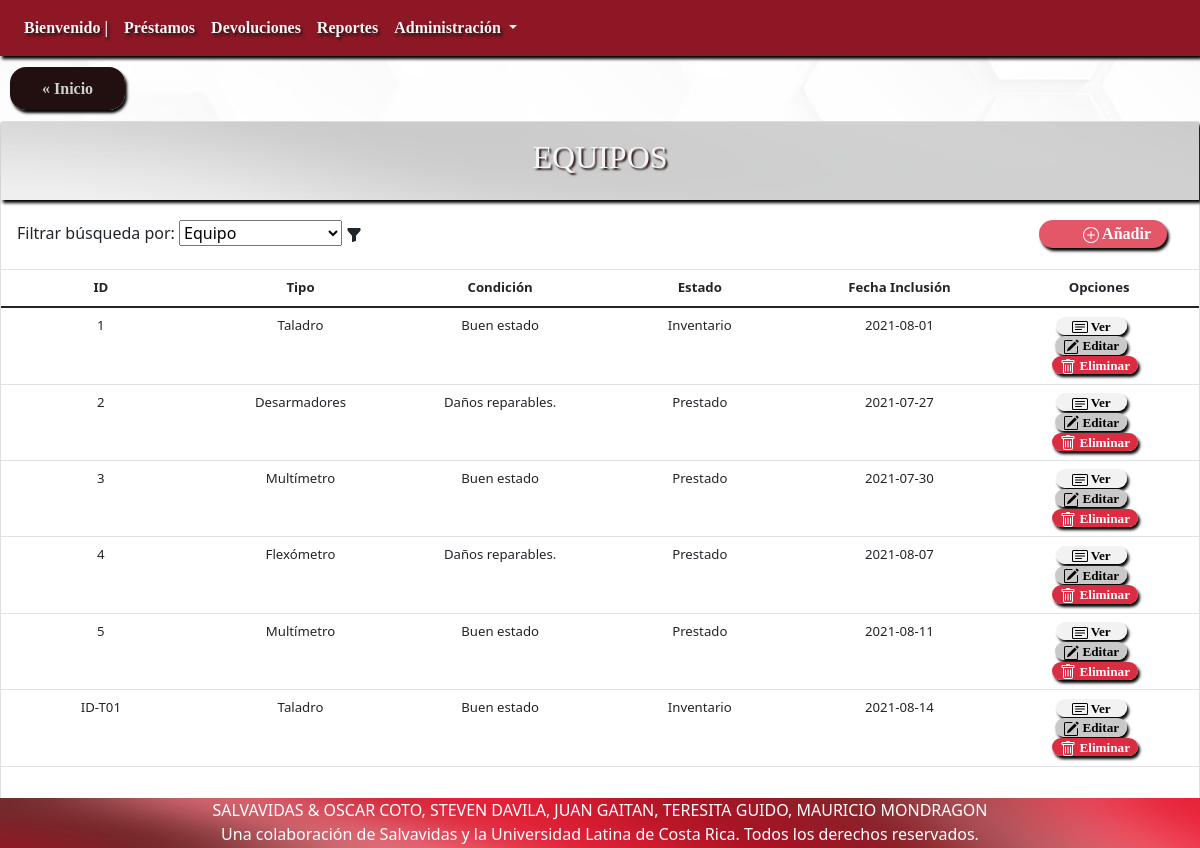
Page /?c=detalleAllEquipo on the earlier database version.
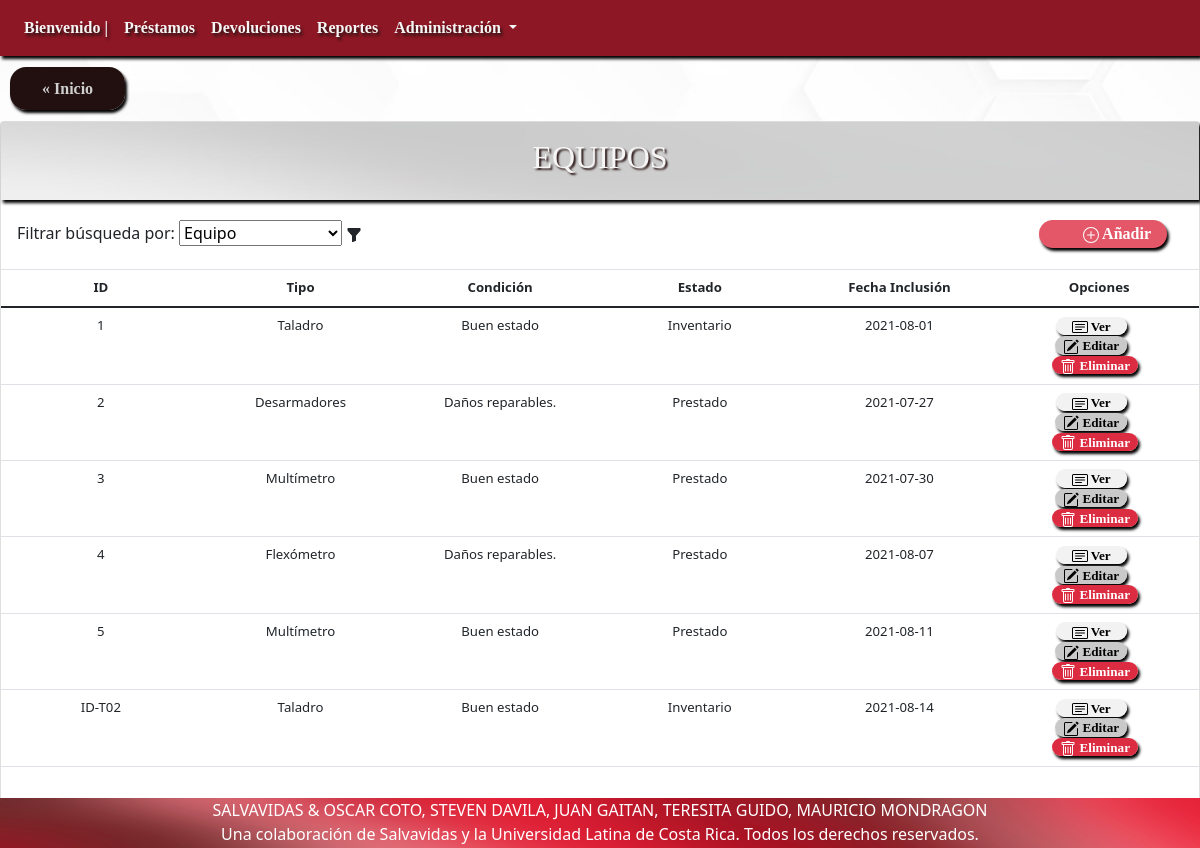
Same page on the later database version.
### tables this page shows
CREATE TABLE `equipo` (
  `idEquipo` varchar(25) NOT NULL,
  `idTipoEquipo` varchar(25) NOT NULL,
  `idCondicionActual` int(11) NOT NULL,
  `idEstadoInventario` int(11) NOT NULL,
  `fechaInclusion` date DEFAULT current_timestamp()
);

CREATE TABLE `tipoequipo` (
  `idTipoEquipo` varchar(25) NOT NULL,
  `nombreTipoEquipo` varchar(50) NOT NULL,
  `descripcionTipoEquipo` varchar(100) DEFAULT NULL,
  `marcaTipoEquipo` varchar(50) DEFAULT NULL,
  `existenciaMinima` int(11) NOT NULL
);

CREATE TABLE `condicionactual` (
  `idCondicionActual` int(11) NOT NULL,
  `descripcionCondicionActual` varchar(50) DEFAULT NULL
);

CREATE TABLE `estadoinventario` (
  `idEstadoInventario` int(11) NOT NULL,
  `descripcionEstadoInventario` varchar(50) DEFAULT NULL
);

### Controller/detalleAllEquipo.php (called while the page is built, shortened)
<?php
include 'model/Equipo.php';
$Equipo = new Equipo();
    $allEquipo = $Equipo->seleccionarAllEquipo();
    $TipoEquipo = new TipoEquipo();
    $allTipoEquipo = $TipoEquipo->seleccionarAllTipoEquipo();
    $EstadoInventario = new EstadoInventario();
    $allEstadoInventario = $EstadoInventario->seleccionarAllEstadoInventario();
    $CondicionActual = new CondicionActual();
    $allCondicionActual = $CondicionActual->seleccionarAllCondicionActual();
    include 'view/verAllEquipo.php';

### Model/Equipo.php (called while the page is built, shortened)
<?php
include_once "model/TipoEquipo.php";
include_once "model/CondicionActual.php";
include_once "model/EstadoInventario.php";
class Equipo
{
  public function __construct(
    $pidEquipo = "",
    $pidTipoEquipo = "",
    $pidCondicionActual = "",
    $pidEstadoInventario = "",
    $pfechaInclusion = ""
  ) {
    $this->idEquipo = $pidEquipo;
    $this->idTipoEquipo = $pidTipoEquipo;
    $this->idCondicionActual = $pidCondicionActual;
    $this->idEstadoInventario = $pidEstadoInventario;
    $this->fechaInclusion = $pfechaInclusion;
  }
  function seleccionarAllEquipo(){
    $query = "SELECT * FROM equipo";
    $pdo = new Connection();
    $pdo = $pdo->open();
    $result = $pdo->query($query);
    $rows = [];
    foreach ($result->fetchAll() as $row) {
        $rows[] = new Equipo($row['idEquipo'], $row['idTipoEquipo'],$row['idCondicionActual'],$row['idEstadoInventario'],$row['fechaInclusion']);
    }
    return $rows;
  }
}

### Model/TipoEquipo.php (called while the page is built, shortened)
<?php
class TipoEquipo
{
  public function __construct(
    $pidTipoEquipo = "",
    $pnombreTipoEquipo = "",
    $pdescripcionTipoEquipo = "",
    $pmarcaTipoEquipo = "",
    $pexistenciaMinima = ""
  ) {
    $this->idTipoEquipo = $pidTipoEquipo;
    $this->nombreTipoEquipo = $pnombreTipoEquipo;
  }
  function seleccionarAllTipoEquipo(){
    $query = "SELECT * FROM tipoequipo";
    $pdo = new Connection();
    $pdo = $pdo->open();
    $result = $pdo->query($query);
    $rows = [];
    foreach ($result->fetchAll() as $row) {
        $rows[] = new TipoEquipo($row['idTipoEquipo'], $row['nombreTipoEquipo'],$row['descripcionTipoEquipo'],$row['marcaTipoEquipo'],$row['existenciaMinima']);
    }
    return $rows;
  }
}

### Model/CondicionActual.php (called while the page is built, shortened)
<?php
class CondicionActual
{
  public function __construct($idCondicionActual = "", $descripcionCondicionActual = "") {
    $this->idCondicionActual = $idCondicionActual;
    $this->descripcionCondicionActual = $descripcionCondicionActual;
  }
  function seleccionarAllCondicionActual(){
    $query = "SELECT * FROM condicionactual";
    $pdo = new Connection();
    $pdo = $pdo->open();
    $result = $pdo->query($query);
    $rows = [];
    foreach ($result->fetchAll() as $row) {
        $rows[] = new CondicionActual($row['idCondicionActual'], $row['descripcionCondicionActual']);
    }
    return $rows;
  }
}

### Model/EstadoInventario.php (called while the page is built, shortened)
<?php
class EstadoInventario
{
  public function __construct($idEstadoInventario = "", $descripcionEstadoInventario = "") {
    $this->idEstadoInventario = $idEstadoInventario;
    $this->descripcionEstadoInventario = $descripcionEstadoInventario;
  }
  function seleccionarAllEstadoInventario(){
    $query = "SELECT * FROM estadoinventario";
    $pdo = new Connection();
    $pdo = $pdo->open();
    $result = $pdo->query($query);
    $rows = [];
    foreach ($result->fetchAll() as $row) {
        $rows[] = new EstadoInventario($row['idEstadoInventario'], $row['descripcionEstadoInventario']);
    }
    return $rows;
  }
}

### View/verAllEquipo.php (the view, shortened to what the changed rows need)
<div class="card" id="ListaCompleta">
    <div class="card-title">
        <h2> EQUIPOS </h2>
    </div>
    <table class="table">
        <thead>
            <tr>
                <th scope="col">ID</th>
                <th scope="col">Tipo</th>
                <th scope="col">Condición</th>
                <th scope="col">Estado</th>
                <th scope="col">Fecha Inclusión</th>
                <th scope="col">Opciones</th>
            </tr>
        </thead>
        <tbody>
        <?php
        foreach ($allEquipo as $value) {
        ?>
            <tr>
                <td><?php echo $value->idEquipo; ?></td>
                <?php foreach ($allTipoEquipo as $tipo) { if ($value->idTipoEquipo == $tipo->idTipoEquipo) {?>
                    <td><?php echo $tipo->nombreTipoEquipo; ?></td>
                <?php } } ?>
                <?php foreach ($allCondicionActual as $condicion) { if ($value->idCondicionActual == $condicion->idCondicionActual) { ?>
                    <td><?php echo $condicion->descripcionCondicionActual; ?></td>
                <?php } } ?>
                <?php foreach ($allEstadoInventario as $estado) {
                    if ($value->idEstadoInventario == $estado->idEstadoInventario) { ?>
                    <td><?php echo $estado->descripcionEstadoInventario; ?></td>
                <?php } } ?>
                <td><?php echo $value->fechaInclusion; ?></td>
                <td>
                <a class="ver" id="ver" href="?c=detalleEquipo&idEquipo=<?php echo $value->idEquipo; ?>">
                 Ver
                </a>
                <br>
                <a class="editar" id="editar" href="?c=actualizarEquipo&idEquipo=<?php echo $value->idEquipo; ?>">
                 Editar
                </a>
                <br>
                <a class="eliminar" id="eliminar" href="?c=eliminarEquipo&idEquipo=<?php echo $value->idEquipo; ?>">
                 Eliminar
                </a>
                </td>
            </tr>
        <?php } ?>
        </tbody>
    </table>
</div>

Differences in the rows shown:
removed equipo: idEquipo "ID-T01", fechaInclusion "2021-08-14", tipoequipo (nombreTipoEquipo "Taladro"), condicionactual (descripcionCondicionActual "Buen estado"), estadoinventario (descripcionEstadoInventario "Inventario")
added equipo: idEquipo "ID-T02", fechaInclusion "2021-08-14", tipoequipo (nombreTipoEquipo "Taladro"), condicionactual (descripcionCondicionActual "Buen estado"), estadoinventario (descripcionEstadoInventario "Inventario")
